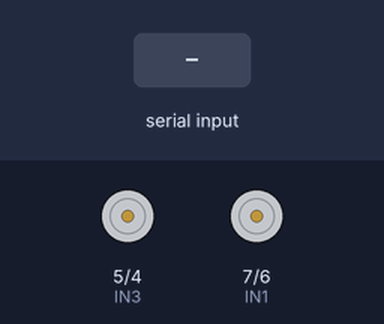
The sketch below on a simulated Arduino Uno, built with avr-gcc and run on an emulated ATmega328P. Shown: motor-driver pin pairs drawn as motors (green arrow = first pin HIGH = forward, orange = second pin HIGH = backward, longer = more drive). Inputs (shaded band) come from the test bench.

Above: at 1.2 s.
1.3 s: "w" received over Serial
At 2.2 s:
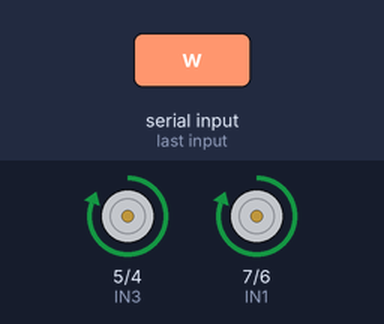
2.8 s: "s" received over Serial
At 3.3 s:
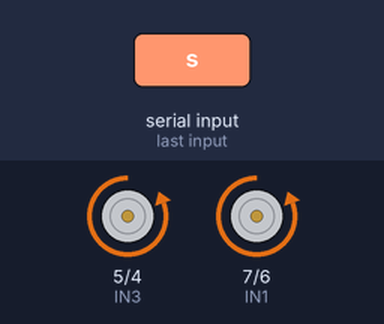
Timing chart, 0 to 5.8 s (numbered marks = the images above; inputs shaded):
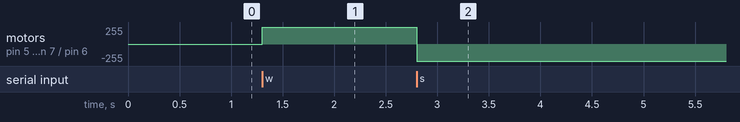

The sketch:

sketch_may28a.ino
```cpp
int IN3 = 5;
int IN4 = 4;
int IN2 = 6;
int IN1 = 7;

void setup()
{
  Serial.begin(9600);
  pinMode (IN4, OUTPUT);
  pinMode (IN3, OUTPUT);
  pinMode (IN2, OUTPUT);
  pinMode (IN1, OUTPUT);
}
void loop()
{
   char val = Serial.read();
  if (val == 119)
    {
      digitalWrite (IN3, HIGH);
      digitalWrite (IN4, LOW);
      digitalWrite (IN1, HIGH);
      digitalWrite (IN2, LOW);
    }
   if (val == 115)
    {
      digitalWrite (IN4, HIGH);
      digitalWrite (IN3, LOW);
      digitalWrite (IN2, HIGH);
      digitalWrite (IN1, LOW);
    }
    if (val == 32)
    {
      digitalWrite (IN3, LOW);
      digitalWrite (IN4, LOW);
      digitalWrite (IN2, LOW);
      digitalWrite (IN1, LOW);
    }


  }
```

Measured:
- after the input at 1.3 s, motor on pin 5 (IN3) / pin 4 (IN4), motor on pin 7 (IN1) / pin 6 (IN2): stopped → forward 255/255 at once
- after the input at 2.8 s, motor on pin 5 (IN3) / pin 4 (IN4), motor on pin 7 (IN1) / pin 6 (IN2): forward 255/255 → backward 255/255 at once
